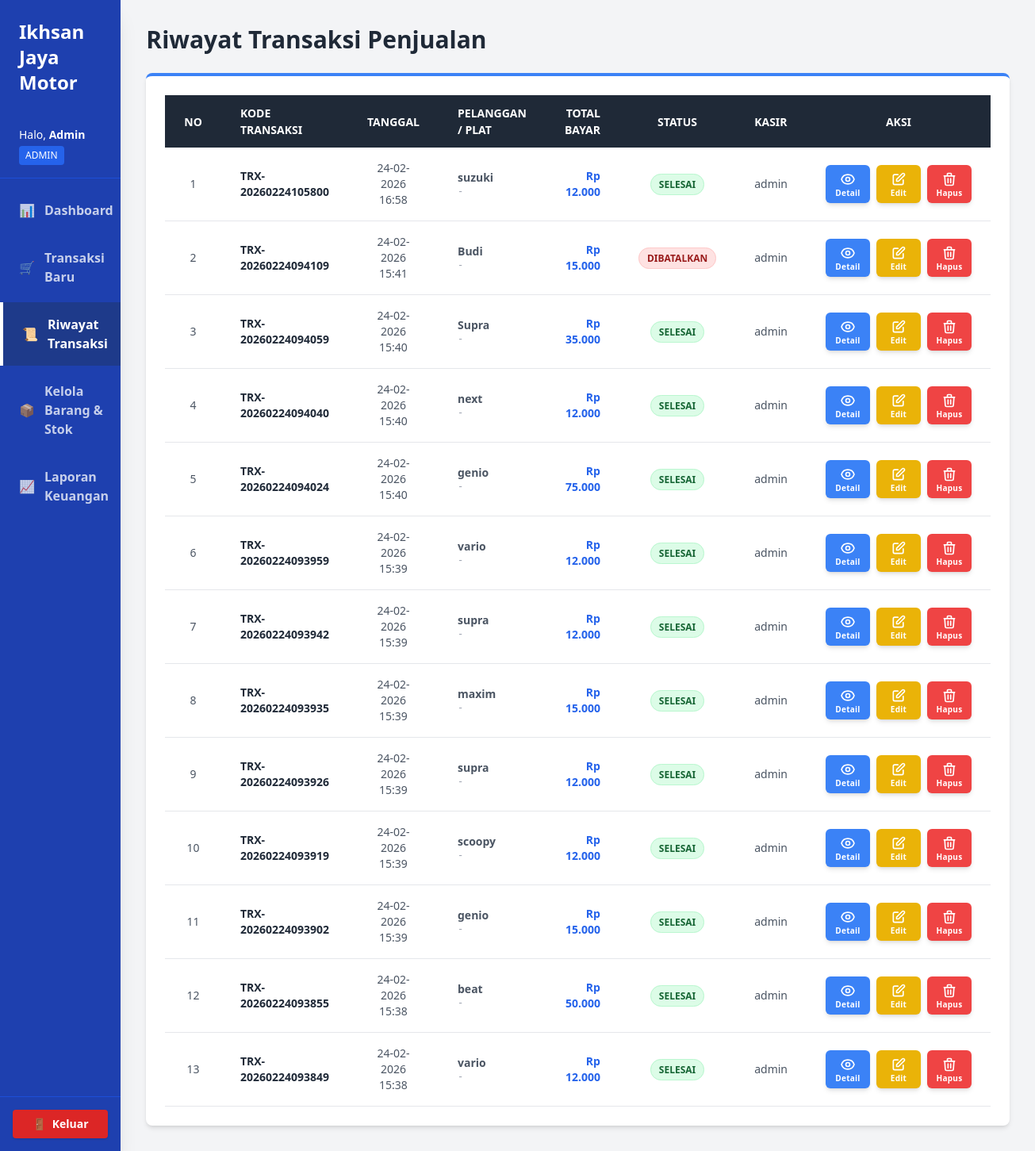
The app's page /index.php?page=riwayat_transaksi (signed in) with its own data.
### tables this page shows
CREATE TABLE `transaksi` (
  `id` int(11) NOT NULL,
  `kode_transaksi` varchar(20) NOT NULL,
  `nama_pelanggan` varchar(100) DEFAULT NULL,
  `plat_nomor` varchar(20) DEFAULT NULL,
  `total_bayar` decimal(10,2) NOT NULL,
  `status` enum('selesai','dibatalkan') DEFAULT 'selesai',
  `tanggal` datetime DEFAULT current_timestamp(),
  `kasir_id` int(11) DEFAULT NULL
);

CREATE TABLE `users` (
  `id` int(11) NOT NULL,
  `username` varchar(50) NOT NULL,
  `password` varchar(255) NOT NULL,
  `role` enum('admin','kasir') DEFAULT 'kasir'
);

### controllers/TransaksiController.php (called while the page is built, shortened)
<?php
require_once 'models/TransaksiModel.php';
class TransaksiController
{
    private $model;
    public function __construct()
    {
        $db = (new Database())->getConnection();
        $this->model = new TransaksiModel($db);
    }
    public function riwayat()
    {
        return $this->model->getAllRiwayat();
    }
}

### models/TransaksiModel.php (called while the page is built, shortened)
<?php
class TransaksiModel
{
    private $conn;
    public function __construct($db)
    {
        $this->conn = $db;
    }
    public function getAllRiwayat()
    {
        $query = "SELECT t.*, u.username AS nama_kasir
                  FROM transaksi t
                  LEFT JOIN users u ON t.kasir_id = u.id
                  ORDER BY t.tanggal DESC";
        $stmt = $this->conn->prepare($query);
        $stmt->execute();
        return $stmt->fetchAll(PDO::FETCH_ASSOC);
    }
}

### views/riwayat_transaksi.php (the view, shortened to what this page needs)
<?php
require_once 'controllers/TransaksiController.php';
$trxCtrl = new TransaksiController();
$riwayat = $trxCtrl->riwayat();
$role_user = isset($_SESSION['role']) ? strtolower($_SESSION['role']) : 'kasir';
?>
<!DOCTYPE html>
<html lang="id">
<head>
    <script src="https://cdn.tailwindcss.com"></script>
</head>
<body class="bg-gray-100 flex flex-col md:flex-row min-h-screen">
    <?php
    if (file_exists('views/includes/sidebar.php')) {
        include 'views/includes/sidebar.php';
    } elseif (file_exists('includes/sidebar.php')) {
        include 'includes/sidebar.php';
    }
    ?>
    <div class="w-full bg-gray-100 flex-1 p-8">
        <h1 class="text-3xl font-bold text-gray-800 mb-6">Riwayat Transaksi Penjualan</h1>
        <div class="bg-white p-6 rounded-lg shadow-md border-t-4 border-blue-500">
            <div class="overflow-x-auto">
                <table class="min-w-full bg-white">
                    <thead class="bg-gray-800 text-white uppercase text-sm leading-normal">
                        <tr>
                            <th class="py-3 px-6 text-center">No</th>
                            <th class="py-3 px-6 text-left">Kode Transaksi</th>
                            <th class="py-3 px-6 text-center">Tanggal</th>
                            <th class="py-3 px-6 text-left">Pelanggan / Plat</th>
                            <th class="py-3 px-6 text-right">Total Bayar</th>
                            <th class="py-3 px-6 text-center">Status</th>
                            <th class="py-3 px-6 text-left">Kasir</th>
                            <th class="py-3 px-6 text-center">Aksi</th>
                        </tr>
                    </thead>
                    <tbody class="text-gray-600 text-sm font-light">
                        <?php if (empty($riwayat)): ?>
                            <tr>
                                <td colspan="8" class="py-8 text-center text-gray-400 italic bg-gray-50">Belum ada riwayat transaksi yang tercatat.</td>
                            </tr>
                        <?php else: ?>
                            <?php $no = 1; foreach ($riwayat as $row): ?>
                                <tr class="border-b border-gray-200 hover:bg-gray-50 transition">
                                    <td class="py-4 px-6 text-center font-medium"><?= $no++; ?></td>
                                    <td class="py-4 px-6 text-left font-bold text-gray-800"><?= htmlspecialchars($row['kode_transaksi']); ?></td>
                                    <td class="py-4 px-6 text-center"><?= date('d-m-Y H:i', strtotime($row['tanggal'])); ?></td>
                                    <td class="py-4 px-6 text-left">
                                        <div class="font-semibold"><?= htmlspecialchars($row['nama_pelanggan']); ?></div>
                                        <div class="text-xs text-gray-400 font-mono uppercase"><?= !empty($row['plat_nomor']) ? htmlspecialchars($row['plat_nomor']) : '-'; ?></div>
                                    </td>
                                    <td class="py-4 px-6 text-right font-bold text-blue-600">Rp <?= number_format($row['total_bayar'], 0, ',', '.'); ?></td>
                                    <td class="py-4 px-6 text-center">
                                        <?php
                                        $status_row = isset($row['status']) ? strtolower($row['status']) : 'menunggu';
                                        if ($status_row === 'selesai'): ?>
                                            <span class="bg-green-100 text-green-800 text-xs px-2.5 py-1 rounded-full font-bold uppercase border border-green-200">Selesai</span>
                                        <?php elseif ($status_row === 'sedang dijemur'): ?>
                                            <span class="bg-orange-100 text-orange-800 text-xs px-2.5 py-1 rounded-full font-bold uppercase border border-orange-200">Sedang Dijemur</span>
                                        <?php elseif ($status_row === 'lagi dicuci'): ?>
                                            <span class="bg-yellow-100 text-yellow-800 text-xs px-2.5 py-1 rounded-full font-bold uppercase border border-yellow-200">Lagi Dicuci</span>
                                        <?php elseif ($status_row === 'menunggu'): ?>
                                            <span class="bg-blue-100 text-blue-800 text-xs px-2.5 py-1 rounded-full font-bold uppercase border border-blue-200">Menunggu</span>
                                        <?php else: ?>
                                            <span class="bg-red-100 text-red-800 text-xs px-2.5 py-1 rounded-full font-bold uppercase border border-red-200"><?= htmlspecialchars($status_row); ?></span>
                                        <?php endif; ?>
                                    </td>
                                    <td class="py-4 px-6 text-left font-medium"><?= htmlspecialchars($row['nama_kasir'] ?? 'Sistem'); ?></td>
                                    <td class="py-4 px-6 text-center">
                                        <div class="flex justify-center items-center gap-2">
                                            <a href="index.php?page=detail_transaksi&id=<?= $row['id']; ?>"
                                               class="bg-blue-500 hover:bg-blue-600 text-white font-semibold rounded-md shadow-md transition duration-150 flex flex-col items-center justify-center w-14 h-12 gap-0.5"
                                               title="Lihat Detail">
                                                <span class="text-[10px] tracking-wide leading-none">Detail</span>
                                            </a>
                                            <?php if ($role_user === 'admin'): ?>
                                                <a href="index.php?page=edit_transaksi&id=<?= $row['id']; ?>"
                                                   class="bg-yellow-500 hover:bg-yellow-600 text-white font-semibold rounded-md shadow-md transition duration-150 flex flex-col items-center justify-center w-14 h-12 gap-0.5"
                                                   title="Edit Transaksi">
                                                    <svg class="w-5 h-5" fill="none" stroke="currentColor" stroke-width="2" viewBox="0 0 24 24" xmlns="http://www.w3.org/2000/svg">
                                                        <path stroke-linecap="round" stroke-linejoin="round" d="M11 5H6a2 2 0 00-2 2v11a2 2 0 002 2h11a2 2 0 002-2v-5m-1.414-9.414a2 2 0 112.828 2.828L11.828 15H9v-2.828l8.586-8.586z"></path>
                                                    </svg>
                                                    <span class="text-[10px] tracking-wide leading-none">Edit</span>
                                                </a>
                                                <a href="index.php?page=hapus_transaksi&id=<?= $row['id']; ?>"
                                                   onclick="return confirm('Apakah Anda yakin ingin menghapus data transaksi ini secara permanen?');"
                                                   class="bg-red-500 hover:bg-red-600 text-white font-semibold rounded-md shadow-md transition duration-150 flex flex-col items-center justify-center w-14 h-12 gap-0.5"
                                                   title="Hapus Transaksi">
                                                    <span class="text-[10px] tracking-wide leading-none">Hapus</span>
                                                </a>
                                            <?php endif; ?>
                                        </div>
                                    </td>
                                </tr>
                            <?php endforeach; ?>
                        <?php endif; ?>
                    </tbody>
                </table>
            </div>
        </div>
    </div>
</body>
</html>

### records on screen
transaksi: kode_transaksi "TRX-20260224105800", tanggal "24-02-2026 16:58", nama_pelanggan "suzuki", total_bayar "12.000", status "SELESAI", kasir.username "admin"
transaksi: kode_transaksi "TRX-20260224094109", tanggal "24-02-2026 15:41", nama_pelanggan "Budi", total_bayar "15.000", status "DIBATALKAN", kasir.username "admin"
transaksi: kode_transaksi "TRX-20260224094059", tanggal "24-02-2026 15:40", nama_pelanggan "Supra", total_bayar "35.000", status "SELESAI", kasir.username "admin"
transaksi: kode_transaksi "TRX-20260224094040", tanggal "24-02-2026 15:40", nama_pelanggan "next", total_bayar "12.000", status "SELESAI", kasir.username "admin"
transaksi: kode_transaksi "TRX-20260224094024", tanggal "24-02-2026 15:40", nama_pelanggan "genio", total_bayar "75.000", status "SELESAI", kasir.username "admin"
transaksi: kode_transaksi "TRX-20260224093959", tanggal "24-02-2026 15:39", nama_pelanggan "vario", total_bayar "12.000", status "SELESAI", kasir.username "admin"
transaksi: kode_transaksi "TRX-20260224093942", tanggal "24-02-2026 15:39", nama_pelanggan "supra", total_bayar "12.000", status "SELESAI", kasir.username "admin"
transaksi: kode_transaksi "TRX-20260224093935", tanggal "24-02-2026 15:39", nama_pelanggan "maxim", total_bayar "15.000", status "SELESAI", kasir.username "admin"
transaksi: kode_transaksi "TRX-20260224093926", tanggal "24-02-2026 15:39", nama_pelanggan "supra", total_bayar "12.000", status "SELESAI", kasir.username "admin"
transaksi: kode_transaksi "TRX-20260224093919", tanggal "24-02-2026 15:39", nama_pelanggan "scoopy", total_bayar "12.000", status "SELESAI", kasir.username "admin"
transaksi: kode_transaksi "TRX-20260224093902", tanggal "24-02-2026 15:39", nama_pelanggan "genio", total_bayar "15.000", status "SELESAI", kasir.username "admin"
transaksi: kode_transaksi "TRX-20260224093855", tanggal "24-02-2026 15:38", nama_pelanggan "beat", total_bayar "50.000", status "SELESAI", kasir.username "admin"
transaksi: kode_transaksi "TRX-20260224093849", tanggal "24-02-2026 15:38", nama_pelanggan "vario", total_bayar "12.000", status "SELESAI", kasir.username "admin"

### other values on screen
$_SESSION['username'] "Admin"
$_SESSION['role'] "ADMIN"
